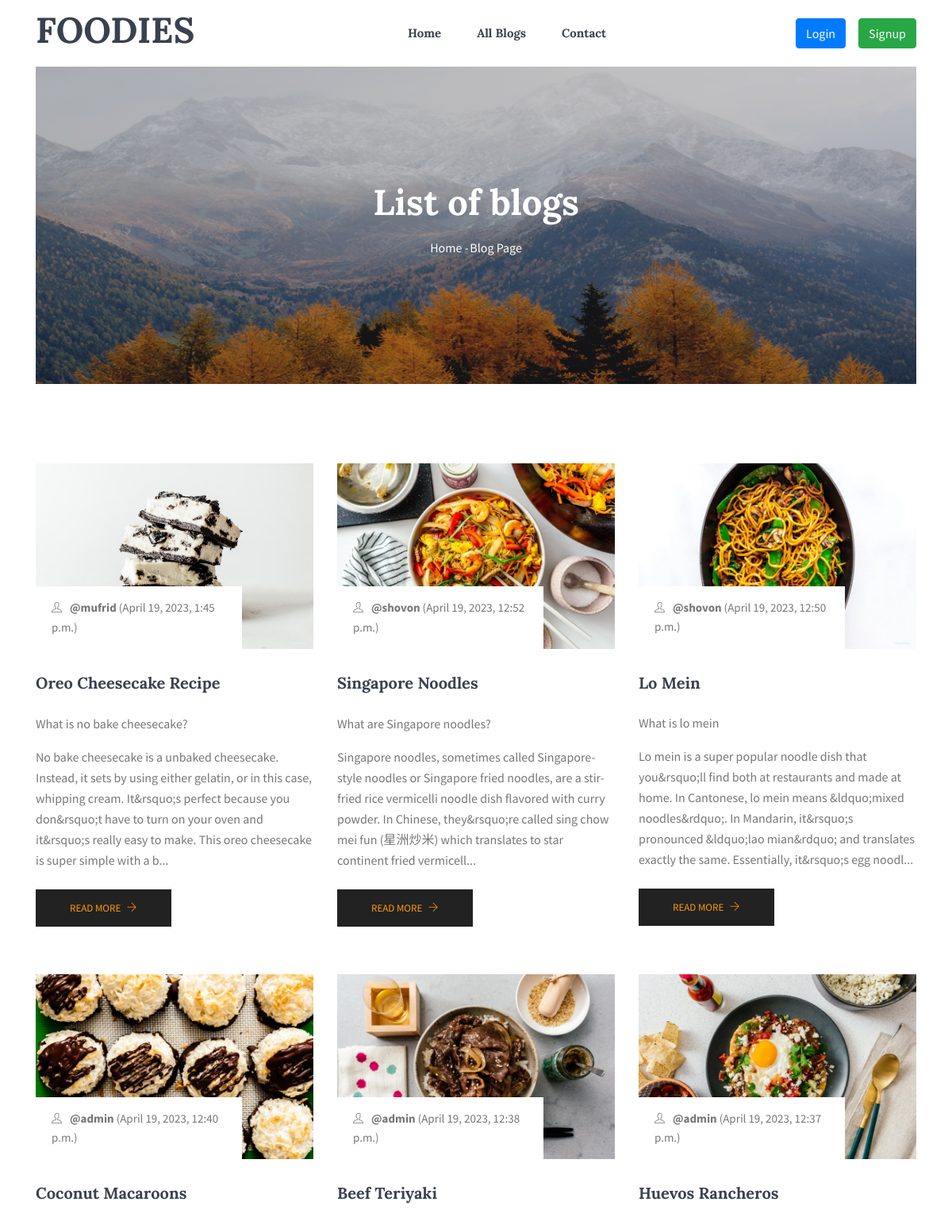
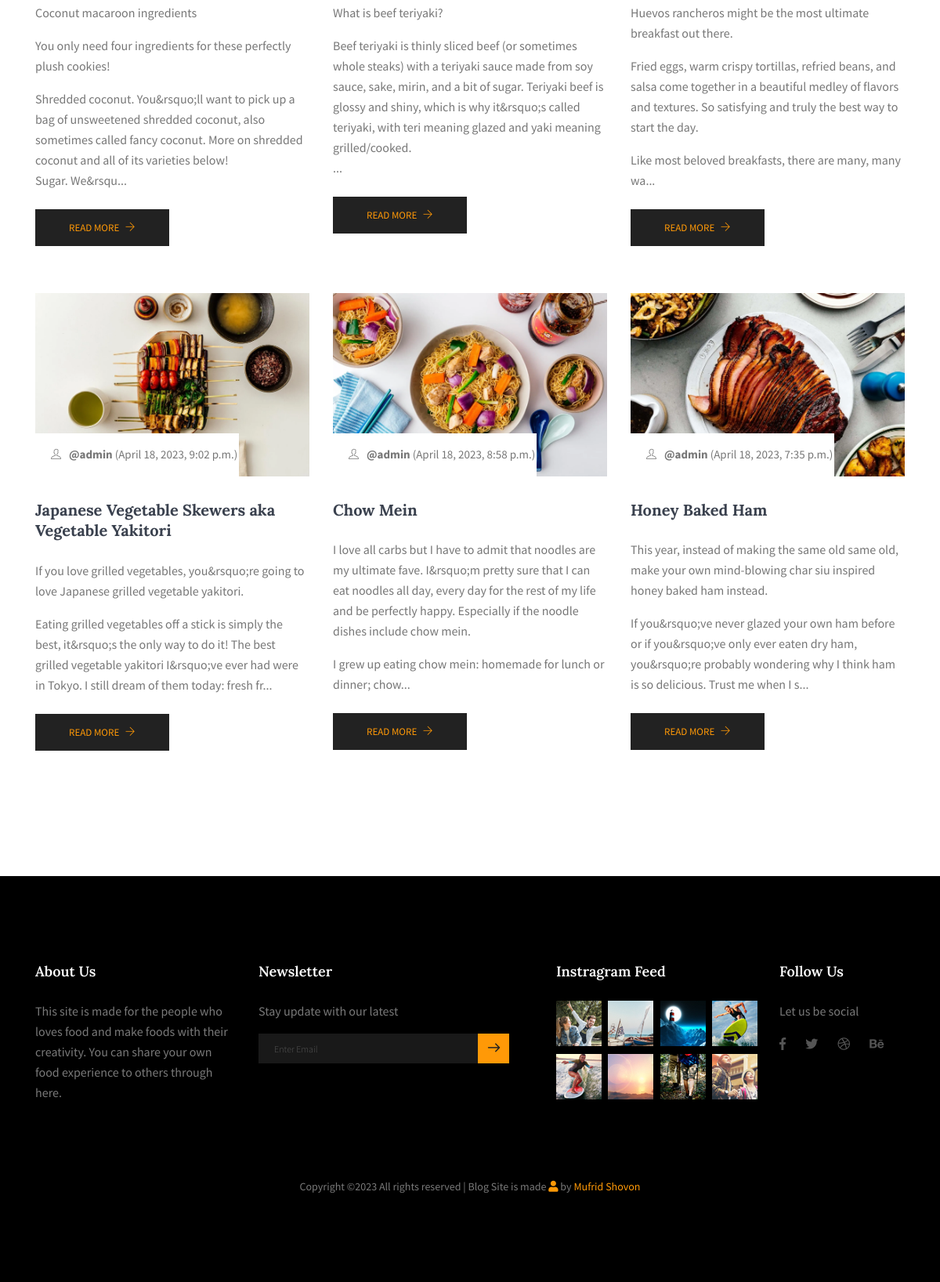
The app's page /blogs/ with its own data (2 pictures, top to bottom).
### Blog_App/models.py (models this page shows, shortened)
class Blog(models.Model):
    author = models.ForeignKey(User, on_delete=models.CASCADE, related_name='post_author')
    blog_title = models.CharField(max_length=264, verbose_name="Put a Title")
    slug = models.SlugField(max_length=264, unique=True)
    blog_content = RichTextField(blank=True, null=True)
    blog_image = models.ImageField(upload_to='blog_image', verbose_name='Image')
    publish_date = models.DateTimeField(auto_now_add=True)
    update_date = models.DateTimeField(auto_now=True)
    class Meta:
        ordering = ['-publish_date',]

### Blog_App/views.py (the view)
# urls.py: path('blogs/', views.BlogList.as_view(), name='blog_list'),
class BlogList(ListView):
    context_object_name = 'blogs'
    model = Blog
    template_name = 'Blog_App/blog_list.html'

### Blog_App/templatetags/custom_filters.py (called while the page is built)
def range_filter(value):
    return value[0:300] + "..."

### templates/Blog_App/blog_list.html (shortened to what this page needs)
{% extends 'layouts/base.html' %}
{% load custom_filters %}
{% block body_block %}
<section class="mb-30px">
    <div class="container">
      <div class="hero-banner hero-banner--sm">
        <div class="hero-banner__content">
            <h1> List of blogs</h1>
          <nav aria-label="breadcrumb" class="banner-breadcrumb">
            <ol class="breadcrumb">
              <li class="breadcrumb-item"><a href="#">Home</a></li>
              <li class="breadcrumb-item active" aria-current="page">Blog Page</li>
            </ol>
          </nav>
        </div>
      </div>
    </div>
  </section>
<section class="blog-post-area section-margin">
    <div class="container">
        <div class="row">
            <div class="col-lg-12">
                <div class="row">
                    {% for blog in blogs %}
                    <div class="col-md-4">
                        <div class="single-recent-blog-post card-view">
                            <div class="thumb">
                                <img class="card-img rounded-0" src="/media/{{blog.blog_image}}" alt="{{blog.blog_title}}" title="{{blog.blog_title}}">
                                <ul class="thumb-info">
                                    <li><a href="#"><i class="ti-user"></i><b>@{{blog.author}}</b> ({{ blog.publish_date }})</a></li>
                                </ul>
                            </div>
                            <div class="details mt-20">
                                <a href="blog-single.html">
                                <h3>{{ blog.blog_title }}</h3>
                                </a>
                                <p>{{blog.blog_content|striptags|range_filter|linebreaks}}</p>
                                <a class="button" href="{% url 'Blog_App:blog_details' slug=blog.slug %}">Read More <i class="ti-arrow-right"></i></a>
                            </div>
                        </div>
                    </div>
                    {% endfor %}
                </div>
            </div>
        </div>
    </div>
</section>
{% endblock %}

### templates/layouts/base.html (shortened to what this page needs)
<!DOCTYPE html>
{% load static %}
<html lang="en">
<head>
  <link rel="stylesheet" href="{% static 'assets/vendors/bootstrap/bootstrap.min.css' %}">
  <link rel="stylesheet" href="{% static 'assets/vendors/fontawesome/css/all.min.css' %}">
  <link rel="stylesheet" href="{% static 'assets/vendors/themify-icons/themify-icons.css' %}">
  <link rel="stylesheet" href="{% static 'assets/vendors/linericon/style.css' %}">
  <link rel="stylesheet" href="{% static 'assets/vendors/owl-carousel/owl.theme.default.min.css' %}">
  <link rel="stylesheet" href="{% static 'assets/vendors/owl-carousel/owl.carousel.min.css' %}">
  <link rel="stylesheet" href="{% static 'assets/css/style.css' %}">
</head>
<body>
    {% include 'layouts/navbar.html' %}
    {% block body_block %}
    {% endblock body_block %}
    {% include 'layouts/footer.html' %}
  </body>
</html>

### templates/layouts/navbar.html (shortened to what this page needs)
{% load static %}
<header class="header_area">
  <div class="main_menu">
    <nav class="navbar navbar-expand-lg navbar-light">
      <div class="container box_1620">
        <a class="navbar-brand logo_h" href="{% url 'Blog_App:home' %}">
          <h1>FOODIES</h1>
        </a>
        <div
          class="collapse navbar-collapse offset"
          id="navbarSupportedContent"
        >
          <ul class="nav navbar-nav menu_nav justify-content-center">
            <li class="nav-item">
              <a class="nav-link" href="{% url 'Blog_App:home' %}">Home</a>
            </li>
            <li class="nav-item">
              <a class="nav-link" href="{% url 'Blog_App:blog_list' %}">All Blogs</a>
            </li>
            <li class="nav-item">
              <a class="nav-link" href="{% url 'Blog_App:contact' %}">Contact</a>
            </li>
          </ul>
          {% if user.is_authenticated %}
          <div
            class="collapse navbar-collapse offset"
            id="navbarSupportedContent"
          >
            <ul class="nav navbar-nav menu_nav justify-content-center">
              <li class="nav-item submenu dropdown">
                <a
                  href="#"
                  class="nav-link dropdown-toggle"
                  data-toggle="dropdown"
                  role="button"
                  aria-haspopup="true"
                  aria-expanded="false"
                  ><h3 class="button">{{ user.username }}</h3></a
                >
                <ul class="dropdown-menu">
                  <li class="nav-item">
                    <a class="nav-link text-primary" href="{% url 'Login_App:profile' %}"
                      >My Profile</a
                    >
                  </li>
                  <li class="nav-item">
                    <a class="nav-link text-secondary" href="{% url 'Blog_App:create_blog' %}"
                      >Write Blogs</a
                    >
                  </li>
                  <li class="nav-item">
                    <a class="nav-link" href="{% url 'Blog_App:my_blogs' %}"
                      >My Blogs</a
                    >
                  </li>
                  <li class="nav-item">
                    <a class="nav-link text-danger" href="{% url 'Login_App:logout' %}"
                      >Log Out</a
                    >
                  </li>
                </ul>
              </li>
            </ul>
          </div>
          {% else %}
          <a class="btn btn-primary mr-3" href="{% url 'Login_App:signin' %}">Login</a>
          <a class="btn btn-success" href="{% url 'Login_App:signup' %}">Signup</a>
          {% endif %}
        </div>
      </div>
    </nav>
  </div>
</header>

### templates/layouts/footer.html (shortened to what this page needs)
{% load static %}
<footer class="footer-area section-padding">
    <div class="container">
      <div class="row">
        <div class="col-lg-3  col-md-6 col-sm-6">
          <div class="single-footer-widget">
            <h6>About Us</h6>
            <p>
             This site is made for the people who loves food and make foods with their creativity.
             You can share your own food experience to others through here.
            </p>
          </div>
        </div>
        <div class="col-lg-4  col-md-6 col-sm-6">
          <div class="single-footer-widget">
            <h6>Newsletter</h6>
            <p>Stay update with our latest</p>
            <div class="" id="mc_embed_signup">
              <form target="_blank" novalidate="true" action="#"
                method="get" class="form-inline">
                <div class="d-flex flex-row">
                  <input class="form-control" name="EMAIL" placeholder="Enter Email" onfocus="this.placeholder = ''" onblur="this.placeholder = 'Enter Email '"
                    required="" type="email">
                  <button class="click-btn btn btn-default"><span class="lnr lnr-arrow-right"></span></button>
                </div>
              </form>
            </div>
          </div>
        </div>
        <div class="col-lg-3  col-md-6 col-sm-6">
          <div class="single-footer-widget mail-chimp">
            <h6 class="mb-20">Instragram Feed</h6>
            <ul class="instafeed d-flex flex-wrap">
              <li><img src="{% static 'assets/img/instagram/i1.jpg'%}" alt=""></li>
              <li><img src="{% static 'assets/img/instagram/i2.jpg'%}" alt=""></li>
              <li><img src="{% static 'assets/img/instagram/i3.jpg'%}" alt=""></li>
              <li><img src="{% static 'assets/img/instagram/i4.jpg'%}" alt=""></li>
              <li><img src="{% static 'assets/img/instagram/i5.jpg'%}" alt=""></li>
              <li><img src="{% static 'assets/img/instagram/i6.jpg'%}" alt=""></li>
              <li><img src="{% static 'assets/img/instagram/i7.jpg'%}" alt=""></li>
              <li><img src="{% static 'assets/img/instagram/i8.jpg'%}" alt=""></li>
            </ul>
          </div>
        </div>
        <div class="col-lg-2 col-md-6 col-sm-6">
          <div class="single-footer-widget">
            <h6>Follow Us</h6>
            <p>Let us be social</p>
            <div class="footer-social d-flex align-items-center">
              <a href="#">
                <i class="fab fa-facebook-f"></i>
              </a>
              <a href="#">
                <i class="fab fa-twitter"></i>
              </a>
              <a href="#">
                <i class="fab fa-dribbble"></i>
              </a>
              <a href="#">
                <i class="fab fa-behance"></i>
              </a>
            </div>
          </div>
        </div>
      </div>
      <div class="footer-bottom d-flex justify-content-center align-items-center flex-wrap">
        <p class="footer-text m-0">
        Copyright &copy;<script>document.write(new Date().getFullYear());</script> All rights reserved | Blog Site is made <i class="fa fa-user" aria-hidden="true"></i> by <a href="https://mufrid-shovon.netlify.app/" target="_blank">Mufrid Shovon</a>
        </p>
      </div>
    </div>
  </footer>

### records on screen
Blog: blog_image (picture), author "mufrid", publish_date "April 19, 2023, 1:45 p.m.", blog_title "Oreo Cheesecake Recipe", blog_content|range_filter "What is no bake cheesecake? No bake cheesecake is a unbaked cheesecake. Instead, it sets by using either gelatin, or in this case, whipping cream. It&rsquo;s perfect because you don&rsquo;t have to turn on your oven and it&rsquo;s really easy to make. This oreo cheesecake is super simple with a b..."
Blog: blog_image (picture), author "shovon", publish_date "April 19, 2023, 12:52 p.m.", blog_title "Singapore Noodles", blog_content|range_filter "What are Singapore noodles? Singapore noodles, sometimes called Singapore-style noodles or Singapore fried noodles, are a stir-fried rice vermicelli noodle dish flavored with curry powder. In Chinese, they&rsquo;re called sing chow mei fun (星洲炒米) which translates to star continent fried vermicell..."
Blog: blog_image (picture), author "shovon", publish_date "April 19, 2023, 12:50 p.m.", blog_title "Lo Mein", blog_content|range_filter "What is lo mein Lo mein is a super popular noodle dish that you&rsquo;ll find both at restaurants and made at home. In Cantonese, lo mein means &ldquo;mixed noodles&rdquo;. In Mandarin, it&rsquo;s pronounced &ldquo;lao mian&rdquo; and translates exactly the same. Essentially, it&rsquo;s egg noodl..."
Blog: blog_image (picture), author "admin", publish_date "April 19, 2023, 12:40 p.m.", blog_title "Coconut Macaroons", blog_content|range_filter "Coconut macaroon ingredients You only need four ingredients for these perfectly plush cookies! Shredded coconut. You&rsquo;ll want to pick up a bag of unsweetened shredded coconut, also sometimes called fancy coconut. More on shredded coconut and all of its varieties below! Sugar. We&rsqu..."
Blog: blog_image (picture), author "admin", publish_date "April 19, 2023, 12:38 p.m.", blog_title "Beef Teriyaki", blog_content|range_filter "What is beef teriyaki? Beef teriyaki is thinly sliced beef (or sometimes whole steaks) with a teriyaki sauce made from soy sauce, sake, mirin, and a bit of sugar. Teriyaki beef is glossy and shiny, which is why it&rsquo;s called teriyaki, with teri meaning glazed and yaki meaning grilled/cooked. ..."
Blog: blog_image (picture), author "admin", publish_date "April 19, 2023, 12:37 p.m.", blog_title "Huevos Rancheros", blog_content|range_filter "Huevos rancheros might be the most ultimate breakfast out there. Fried eggs, warm crispy tortillas, refried beans, and salsa come together in a beautiful medley of flavors and textures. So satisfying and truly the best way to start the day. Like most beloved breakfasts, there are many, many wa..."
Blog: blog_image (picture), author "admin", publish_date "April 18, 2023, 9:02 p.m.", blog_title "Japanese Vegetable Skewers aka Vegetable Yakitori", blog_content|range_filter "If you love grilled vegetables, you&rsquo;re going to love Japanese grilled vegetable yakitori. Eating grilled vegetables off a stick is simply the best, it&rsquo;s the only way to do it! The best grilled vegetable yakitori I&rsquo;ve ever had were in Tokyo. I still dream of them today: fresh fr..."
Blog: blog_image (picture), author "admin", publish_date "April 18, 2023, 8:58 p.m.", blog_title "Chow Mein", blog_content|range_filter "I love all carbs but I have to admit that noodles are my ultimate fave. I&rsquo;m pretty sure that I can eat noodles all day, every day for the rest of my life and be perfectly happy. Especially if the noodle dishes include chow mein. I grew up eating chow mein: homemade for lunch or dinner; chow..."
Blog: blog_image (picture), author "admin", publish_date "April 18, 2023, 7:35 p.m.", blog_title "Honey Baked Ham", blog_content|range_filter "This year, instead of making the same old same old, make your own mind-blowing char siu inspired honey baked ham instead. If you&rsquo;ve never glazed your own ham before or if you&rsquo;ve only ever eaten dry ham, you&rsquo;re probably wondering why I think ham is so delicious. Trust me when I s..."
